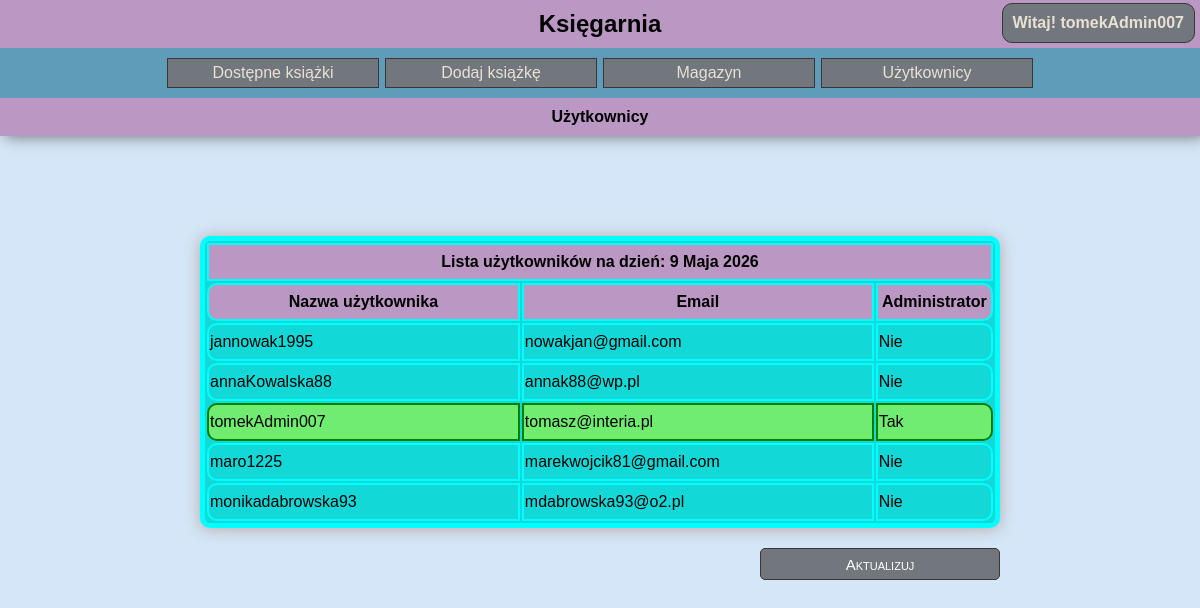
/18.05/users.php (signed in), run on the app's committed database.
### tables this page shows
CREATE TABLE users (
    id int NOT NULL PRIMARY KEY AUTO_INCREMENT,
    user_name varchar(50) NOT NULL,
    email varchar(100) NOT NULL, 
    password varchar(50) NOT NULL,
    is_admin boolean NOT NULL
);

### 18.05/DB_manager.php (called while the page is built, shortened)
<?php
    function getDataFromDB($query){
        try {
            $connDB = new mysqli($GLOBALS["host"], $GLOBALS["username"], $GLOBALS["password"], $GLOBALS["dbname"], $GLOBALS["dbport"]);
            $result = $connDB -> query($query);
            return $result;
        }
        catch (mysqli_sql_exception $e) {
            return "error";
        }
    }
?>

### 18.05/users.php (the view, shortened to what this page needs)
<!DOCTYPE html>
<html lang="pl">
<head>
    <link rel="stylesheet" href="style.css">
</head>
<body id="users-list-page">
    <header class="head-container">
        <h2 class="page-title">
            Księgarnia
            <?php
                include "render_login_menu.php";
            ?>
        </h2>
        <nav>
            <a href="index.php">Dostępne książki </a>
            <a href="add_book.php">Dodaj książkę </a>
            <a href="store.php">Magazyn</a>
            <a href="users.php">Użytkownicy</a>
        </nav>
        <h2 class="subpage-title">Użytkownicy</h2>
    </header>
    <main>
        <div class="store-container">
                <?php
                    include "DB_manager.php";
                    include "DB_queries.php";
                    $usersDataFromDB = getDataFromDB($GET_USERS_QUERY);
                    if($usersDataFromDB == "error"){
                        connectionErrorHandler();
                    }else{
                        echo "<table class='store'>";
                        echo "<tr>";
                        echo "<th class='store-header' colspan='4'>Lista użytkowników na dzień: <span id='currentDate'></span></th>";
                        echo "</tr>";
                        echo "<tr>";
                        echo "<th class='username-column'>Nazwa użytkownika</th>";
                        echo "<th class='email-column'>Email</th>";
                        echo "<th class='admin-column'>Administrator</th>";
                        echo "</tr>";
                        foreach($usersDataFromDB as $userData){
                            echo "<tr>";
                                $isAdminClass = "";
                                $isAdmin = "Nie";
                                if($userData["is_admin"] == 1){
                                    $isAdminClass = "admin-cell";
                                    $isAdmin = "Tak";
                                }
                                echo "<td class='$isAdminClass'>{$userData['user_name']}</td>";
                                echo "<td class='$isAdminClass'>{$userData['email']}</td>";
                                echo "<td class='$isAdminClass'>{$isAdmin}</td>";
                            echo "</tr>";
                        }
                        echo "</table>";
                        echo "<div class='store-operations'>";
                        echo "<button class='update-store-button operation-button' onclick='window.location.reload()'>Aktualizuj</button>";
                        echo "</div>";
                    }
                ?>
        </div>
    </main>
</body>
</html>

### 18.05/style.css (style rules this page uses)
* { font-family: Arial, Helvetica, sans-serif; }
:root { --dark-bg-color: rgb(94, 156, 185); --article-bg-color: rgb(18, 216, 216); --header-bg-color: rgb(187, 152, 196); --light-bg-color: rgb(212, 230, 247); --main-button-color: rgb(114, 119, 126); --main-button-border: solid 1.5px rgb(56, 55, 55); --thick-light-border: 5px solid aqua; --thin-light-border: 2px solid aqua; --main-box-shadow: 0px 1px 15px rgb(179, 170, 170); --unavailable-bg-color: rgb(177, 177, 177); --unavailable-border-color: rgb(146, 158, 158); }
body { margin: 0; width: 100%; height: 100%; box-sizing: border-box; background-color: var(--light-bg-color); }
.head-container { padding: 0; position: sticky; top: 0; box-shadow: 5px 0 15px dimgray; font-weight: normal; }
header { padding: 10px; text-align: center; background-color: var(--header-bg-color); font-weight: 600; }
h2 { position: relative; margin: 0; padding: 10px; text-align: center; background-color: var(--header-bg-color); font-weight: 600; font-size: 1rem; }
.page-title { font-size: 1.5rem; }
nav { padding: 10px; display: flex; justify-content: center; background-color: var(--dark-bg-color); }
nav a { color: rgb(233, 225, 212); text-decoration: none; margin-left: 3px; margin-right: 3px; background-color: var(--main-button-color); width: 200px; text-align: center; padding: 5px; border: var(--main-button-border); transition: ease .5s; }
main { background-color: rgb(212, 230, 247); margin-bottom: 30px }
.operation-button { width: 30%; height: 2rem; background-color: var(--main-button-color); color: white; border: var(--main-button-border); transition: .5s ease; border-radius: 5px; font-size: 15px; font-variant: small-caps; cursor: pointer; }
.store-container { width: 100%; display: flex; flex-direction: column; align-items: center; }
.store { margin-top: 100px; background-color: var(--article-bg-color); border: var(--thick-light-border); width: 800px; box-shadow: var(--main-box-shadow); border-radius: 10px; }
.store td, .store th { border: var(--thin-light-border); background-color: var(--article-bg-color); height: 2rem; }
.store tr:not(:first-child) td:first-child, .store tr:not(:first-child) th:first-child { border-radius: 10px 0 0 10px; }
.store tr:not(:first-child) td:last-child, .store tr:not(:first-child) th:last-child { border-radius: 0 10px 10px 0; }
.store th { background-color: var(--header-bg-color); }
.store-operations { display: flex; width: 800px; margin-top: 20px; justify-content: flex-end; }
.username-column { width: 40%; text-align: center; }
.email-column { width: 45%; text-align: center; }
.admin-column { width: 15%; text-align: center; }
td.admin-cell { background-color: rgb(112, 236, 112); border: solid 2px green; }

### data on the page
users: user_name "jannowak1995", email "nowakjan@gmail.com", isAdmin "Nie"
users: user_name "annaKowalska88", email "annak88@wp.pl", isAdmin "Nie"
users: user_name "tomekAdmin007", email "tomasz@interia.pl", is_admin "Tak"
users: user_name "maro1225", email "marekwojcik81@gmail.com", isAdmin "Nie"
users: user_name "monikadabrowska93", email "mdabrowska93@o2.pl", isAdmin "Nie"

### other printed values
$userName "tomekAdmin007"
